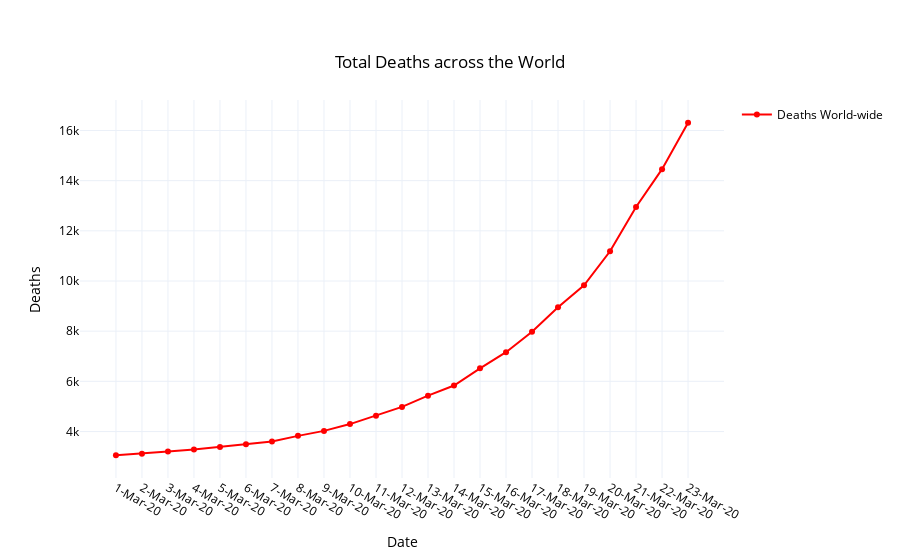

This figure's notebook cell:
### Code cell
fig = go.Figure(data=go.Scatter(x=df['DATE'], y=df['DEATHS'], name='Deaths World-wide', mode='lines+markers', 
                                line_color='red'))
fig.update_layout(
    showlegend=True,
    title= {
        'text': 'Total Deaths across the World',
        'y':0.9,
        'x':0.5,
        'xanchor': 'center',
        'yanchor': 'top'
    },
    
    xaxis_title="Date",
    yaxis_title="Deaths",
    template='plotly_white',
    font=dict(
        color="black"
    )
)
fig.show()

### Figure 1 — Plotly figure (JSON) as saved in the notebook; plotly's stock layout.template omitted (floating-point values rounded to 4 significant figures)
{"data": [{"line": {"color": "red"}, "mode": "lines+markers", "name": "Deaths World-wide", "type": "scatter", "x": ["1-Mar-20", "2-Mar-20", "3-Mar-20", "4-Mar-20", "5-Mar-20", "6-Mar-20", "7-Mar-20", "8-Mar-20", "9-Mar-20", "10-Mar-20", "11-Mar-20", "12-Mar-20", "13-Mar-20", "14-Mar-20", "15-Mar-20", "16-Mar-20", "17-Mar-20", "18-Mar-20", "19-Mar-20", "20-Mar-20", "21-Mar-20", "22-Mar-20", "23-Mar-20"], "y": [3050, 3117, 3202, 3285, 3387, 3494, 3599, 3827, 4025, 4296, 4628, 4981, 5429, 5833, 6519, 7161, 7978, 8951, 9828, 11186, 12948, 14457, 16312]}], "layout": {"font": {"color": "black"}, "showlegend": true, "title": {"text": "Total Deaths across the World", "x": 0.5, "xanchor": "center", "y": 0.9, "yanchor": "top"}, "xaxis": {"title": {"text": "Date"}}, "yaxis": {"title": {"text": "Deaths"}}}}
